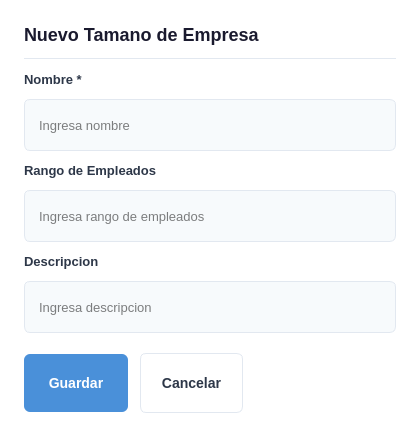
<?xml version="1.0" encoding="UTF-8"?>
<ui version="4.0">
 <class>TamanosEmpresaForm</class>
 <widget class="QDialog" name="TamanosEmpresaForm">
  <property name="geometry"><rect><x>0</x><y>0</y><width>420</width><height>330</height></rect></property>
  <property name="windowTitle"><string>Nuevo Tamano de Empresa</string></property>
  <property name="styleSheet"><string notr="true">
QDialog { background-color: white; }
QLabel#dialogTitle { font-size: 18px; font-weight: bold; color: #1a1a2e; }
QLineEdit { padding: 8px 12px; border: 1px solid #e2e8f0; border-radius: 6px; background-color: #f7fafc; font-size: 13px; min-height: 34px; }
QLineEdit:focus { border: 1px solid #4a90d9; background-color: white; }
QLineEdit:hover { border: 1px solid #cbd5e0; }
QPushButton#btnGuardar { background-color: #4a90d9; color: white; border: none; border-radius: 6px; font-size: 14px; font-weight: 600; padding: 10px 24px; min-height: 38px; }
QPushButton#btnGuardar:hover { background-color: #3a7bc8; }
QPushButton#btnCancelar { background-color: white; color: #2d3748; border: 1px solid #e2e8f0; border-radius: 6px; font-size: 14px; font-weight: 500; padding: 10px 20px; min-height: 38px; }
QPushButton#btnCancelar:hover { background-color: #f7fafc; border-color: #cbd5e0; }
  </string></property>
  <layout class="QVBoxLayout" name="mainLayout">
   <property name="spacing"><number>12</number></property>
   <property name="leftMargin"><number>24</number></property><property name="topMargin"><number>24</number></property><property name="rightMargin"><number>24</number></property><property name="bottomMargin"><number>24</number></property>
   <item><widget class="QLabel" name="dialogTitle"><property name="text"><string>Nuevo Tamano de Empresa</string></property></widget></item>
   <item><widget class="QFrame" name="separator"><property name="frameShape"><enum>QFrame::HLine</enum></property><property name="styleSheet"><string>color: #e2e8f0;</string></property></widget></item>
   <item><widget class="QLabel" name="label_Nombre"><property name="text"><string>Nombre *</string></property><property name="styleSheet"><string>font-size: 13px; color: #2d3748; font-weight: 600;</string></property></widget></item>
   <item><widget class="QLineEdit" name="input_Nombre"><property name="placeholderText"><string>Ingresa nombre</string></property></widget></item>
   <item><widget class="QLabel" name="label_RangoEmpleados"><property name="text"><string>Rango de Empleados</string></property><property name="styleSheet"><string>font-size: 13px; color: #2d3748; font-weight: 600;</string></property></widget></item>
   <item><widget class="QLineEdit" name="input_RangoEmpleados"><property name="placeholderText"><string>Ingresa rango de empleados</string></property></widget></item>
   <item><widget class="QLabel" name="label_Descripcion"><property name="text"><string>Descripcion</string></property><property name="styleSheet"><string>font-size: 13px; color: #2d3748; font-weight: 600;</string></property></widget></item>
   <item><widget class="QLineEdit" name="input_Descripcion"><property name="placeholderText"><string>Ingresa descripcion</string></property></widget></item>
   <item><spacer name="verticalSpacer"><property name="orientation"><enum>Qt::Vertical</enum></property><property name="sizeType"><enum>QSizePolicy::Fixed</enum></property><property name="sizeHint" stdset="0"><size><width>20</width><height>8</height></size></property></spacer></item>
   <item>
    <layout class="QHBoxLayout" name="buttonLayout">
     <item><widget class="QPushButton" name="btnGuardar"><property name="text"><string>Guardar</string></property><property name="cursor"><cursorShape>PointingHandCursor</cursorShape></property></widget></item>
     <item><widget class="QPushButton" name="btnCancelar"><property name="text"><string>Cancelar</string></property><property name="cursor"><cursorShape>PointingHandCursor</cursorShape></property></widget></item>
     <item><spacer name="buttonSpacer"><property name="orientation"><enum>Qt::Horizontal</enum></property><property name="sizeHint" stdset="0"><size><width>40</width><height>20</height></size></property></spacer></item>
    </layout>
   </item>
  </layout>
 </widget>
 <resources/>
 <connections/>
</ui>
